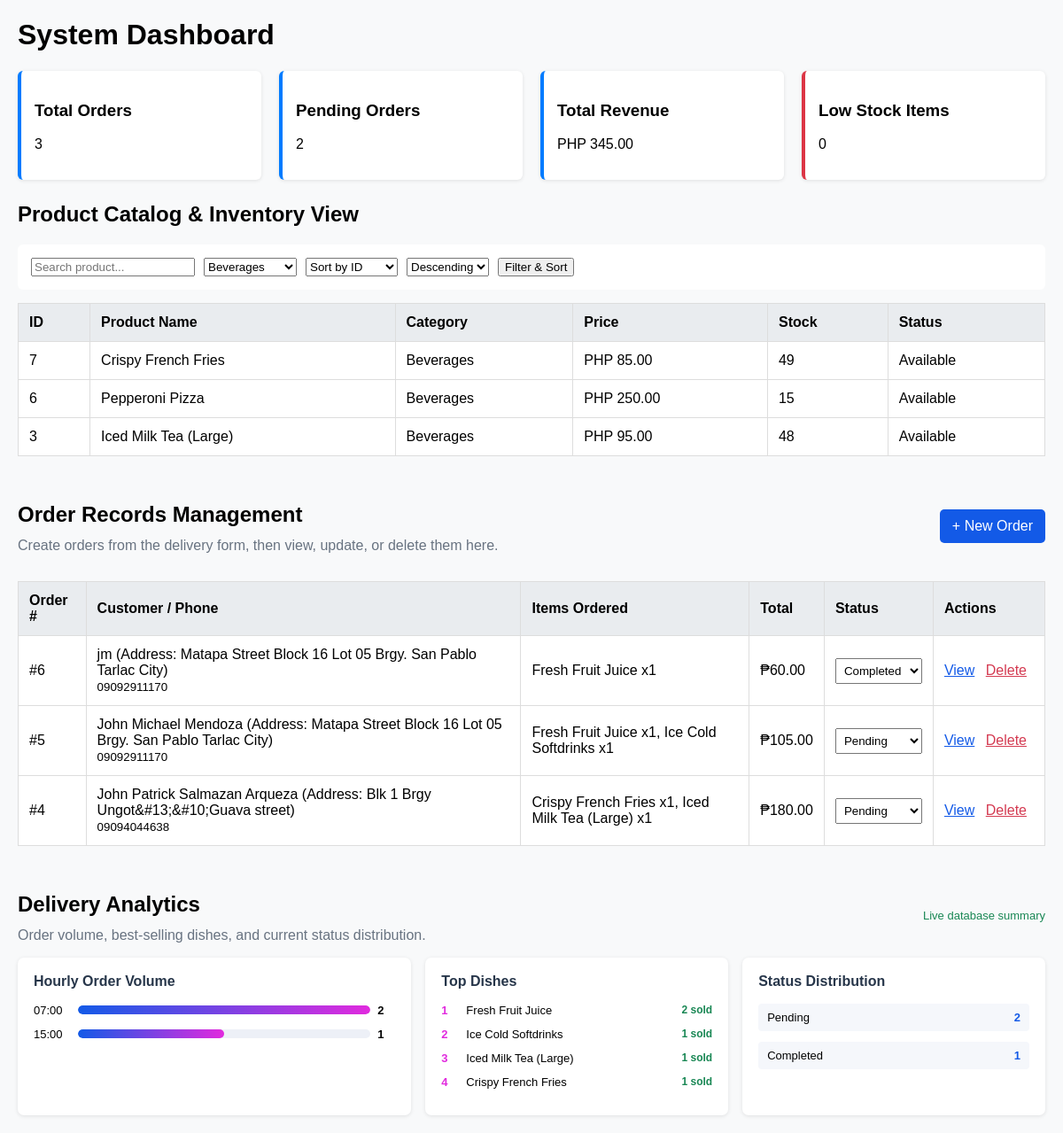
The app's page /dashboard.php?category_id=2 with its own data.
### tables this page shows
CREATE TABLE `products` (
  `product_id` int(11) NOT NULL,
  `category_id` int(11) NOT NULL,
  `product_name` varchar(150) NOT NULL,
  `price` decimal(10,2) NOT NULL,
  `stock_quantity` int(11) NOT NULL DEFAULT 0,
  `status` enum('Available','Out of Stock') DEFAULT 'Available',
  `created_at` timestamp NOT NULL DEFAULT current_timestamp()
);

CREATE TABLE `categories` (
  `category_id` int(11) NOT NULL,
  `category_name` varchar(100) NOT NULL,
  `description` text DEFAULT NULL,
  `created_at` timestamp NOT NULL DEFAULT current_timestamp()
);

CREATE TABLE `orders` (
  `order_id` int(11) NOT NULL,
  `customer_name` varchar(100) NOT NULL,
  `customer_email` varchar(100) DEFAULT NULL,
  `phone_number` varchar(20) NOT NULL,
  `order_type` enum('Dine-In','Takeout','Delivery') DEFAULT 'Dine-In',
  `payment_method` enum('Cash','GCash','Credit/Debit Card') DEFAULT 'Cash',
  `total_amount` decimal(10,2) NOT NULL DEFAULT 0.00,
  `order_status` enum('Pending','Processing','Completed','Cancelled') DEFAULT 'Pending',
  `order_date` timestamp NOT NULL DEFAULT current_timestamp()
);

### product.php (called while the page is built, shortened)
<?php
class Product extends AbstractItem {
    public static function fetchFiltered(PDO $db, string $search = '', int $categoryId = 0, string $sortBy = 'product_id', string $order = 'DESC', int $limit = 10): array {
        $sql = "SELECT p.*, c.category_name FROM products p JOIN categories c ON p.category_id = c.category_id WHERE 1=1";
        $params = [];
        if ($categoryId > 0) {
            $sql .= " AND p.category_id = :category_id";
            $params[':category_id'] = $categoryId;
        }
        $allowedSort = ['product_id', 'product_name', 'price', 'stock_quantity'];
        $sortBy = in_array($sortBy, $allowedSort) ? $sortBy : 'product_id';
        $order = strtoupper($order) === 'ASC' ? 'ASC' : 'DESC';
        $sql .= " ORDER BY {$sortBy} {$order} LIMIT " . (int)$limit;
        $stmt = $db->prepare($sql);
        $stmt->execute($params);
        return $stmt->fetchAll();
    }
}

### dashboard.php (the view, shortened to what this page needs)
<?php
require_once 'product.php';
$db = (new Database())->getConnection();
$totalOrders = $db->query("SELECT COUNT(*) FROM orders")->fetchColumn();
$pendingOrders = $db->query("SELECT COUNT(*) FROM orders WHERE order_status = 'Pending'")->fetchColumn();
$totalRevenue = $db->query("SELECT IFNULL(SUM(total_amount), 0) FROM orders WHERE order_status != 'Cancelled'")->fetchColumn();
$lowStock = $db->query("SELECT COUNT(*) FROM products WHERE stock_quantity < 5")->fetchColumn();
$search = $_GET['search'] ?? '';
$categoryId = (int)($_GET['category_id'] ?? 0);
$sortBy = $_GET['sort_by'] ?? 'product_id';
$order = $_GET['order'] ?? 'DESC';
$productList = Product::fetchFiltered($db, $search, $categoryId, $sortBy, $order, 10);
$categories = $db->query("SELECT * FROM categories")->fetchAll();
$orderList = $db->query("SELECT o.*, COALESCE(GROUP_CONCAT(CONCAT(p.product_name, ' x', oi.quantity) SEPARATOR ', '), 'No items') AS item_summary FROM orders o LEFT JOIN order_items oi ON o.order_id = oi.order_id LEFT JOIN products p ON oi.product_id = p.product_id GROUP BY o.order_id ORDER BY o.order_id DESC")->fetchAll();
$hourlyOrders = $db->query("SELECT HOUR(order_date) AS order_hour, COUNT(*) AS order_count FROM orders GROUP BY HOUR(order_date) ORDER BY order_hour")->fetchAll();
$topProducts = $db->query("SELECT p.product_name, SUM(oi.quantity) AS units_sold, SUM(oi.quantity * oi.unit_price) AS sales_total FROM order_items oi JOIN products p ON oi.product_id = p.product_id JOIN orders o ON oi.order_id = o.order_id WHERE o.order_status != 'Cancelled' GROUP BY p.product_id, p.product_name ORDER BY units_sold DESC LIMIT 5")->fetchAll();
$statusDistribution = $db->query("SELECT order_status, COUNT(*) AS status_count FROM orders GROUP BY order_status ORDER BY status_count DESC")->fetchAll();
?>
<!DOCTYPE html>
<html lang="en">
<head>
</head>
<body>
<h1>System Dashboard</h1>
<div class="metrics-grid">
    <div class="metric-card"><h3>Total Orders</h3><p><?= $totalOrders ?></p></div>
    <div class="metric-card"><h3>Pending Orders</h3><p><?= $pendingOrders ?></p></div>
    <div class="metric-card"><h3>Total Revenue</h3><p>PHP <?= number_format($totalRevenue, 2) ?></p></div>
    <div class="metric-card" style="border-left-color: #dc3545;"><h3>Low Stock Items</h3><p><?= $lowStock ?></p></div>
</div>
<h2>Product Catalog & Inventory View</h2>
<form class="filter-bar" method="GET" action="">
    <input type="text" name="search" placeholder="Search product..." value="<?= htmlspecialchars($search) ?>">
    <select name="category_id">
        <?php foreach ($categories as $cat): ?>
            <option value="<?= $cat['category_id'] ?>" <?= $categoryId == $cat['category_id'] ? 'selected' : '' ?>>
                <?= htmlspecialchars($cat['category_name']) ?>
            </option>
        <?php endforeach; ?>
    </select>
    <select name="sort_by">
        <option value="product_id" <?= $sortBy == 'product_id' ? 'selected' : '' ?>>Sort by ID</option>
    </select>
    <select name="order">
        <option value="DESC" <?= $order == 'DESC' ? 'selected' : '' ?>>Descending</option>
    </select>
    <button type="submit">Filter & Sort</button>
</form>
<table>
    <thead>
        <tr>
            <th>ID</th>
            <th>Product Name</th>
            <th>Category</th>
            <th>Price</th>
            <th>Stock</th>
            <th>Status</th>
        </tr>
    </thead>
    <tbody>
        <?php if (!empty($productList)): ?>
            <?php foreach ($productList as $p): ?>
                <tr>
                    <td><?= $p['product_id'] ?></td>
                    <td><?= htmlspecialchars($p['product_name']) ?></td>
                    <td><?= htmlspecialchars($p['category_name']) ?></td>
                    <td>PHP <?= number_format($p['price'], 2) ?></td>
                    <td><?= $p['stock_quantity'] ?></td>
                    <td><?= $p['stock_quantity'] > 0 ? 'Available' : 'Out of Stock' ?></td>
                </tr>
            <?php endforeach; ?>
        <?php else: ?>
            <tr><td colspan="6">No products found.</td></tr>
        <?php endif; ?>
    </tbody>
</table>
<section class="records-section">
    <div class="section-title-row">
        <div>
            <h2>Order Records Management</h2>
            <p>Create orders from the delivery form, then view, update, or delete them here.</p>
        </div>
        <a class="action-link" href="order_form.php">+ New Order</a>
    </div>
    <table>
        <thead>
            <tr>
                <th>Order #</th>
                <th>Customer / Phone</th>
                <th>Items Ordered</th>
                <th>Total</th>
                <th>Status</th>
                <th>Actions</th>
            </tr>
        </thead>
        <tbody>
            <?php if (!empty($orderList)): ?>
                <?php foreach ($orderList as $orderRow): ?>
                    <tr>
                        <td>#<?= (int)$orderRow['order_id'] ?></td>
                        <td><?= htmlspecialchars($orderRow['customer_name']) ?><br><small><?= htmlspecialchars($orderRow['phone_number']) ?></small></td>
                        <td><?= htmlspecialchars($orderRow['item_summary']) ?></td>
                        <td>₱<?= number_format($orderRow['total_amount'], 2) ?></td>
                        <td>
                            <form method="POST" class="inline-form">
                                <select name="order_status" onchange="this.form.submit()">
                                    <?php foreach (['Pending', 'Processing', 'Completed', 'Cancelled'] as $status): ?>
                                        <option value="<?= $status ?>" <?= $orderRow['order_status'] === $status ? 'selected' : '' ?>><?= $status ?></option>
                                    <?php endforeach; ?>
                                </select>
                            </form>
                        </td>
                        <td class="record-actions">
                            <a href="track_order.php?order_id=<?= (int)$orderRow['order_id'] ?>">View</a>
                            <form method="POST" class="inline-form" onsubmit="return confirm('Delete this order and restore its stock?');">
                                <button type="submit" class="delete-link">Delete</button>
                            </form>
                        </td>
                    </tr>
                <?php endforeach; ?>
            <?php else: ?>
                <tr><td colspan="6">No orders found. Create one from the delivery form.</td></tr>
            <?php endif; ?>
        </tbody>
    </table>
</section>
<section class="analytics-section">
    <div class="section-title-row">
        <div>
            <h2>Delivery Analytics</h2>
            <p>Order volume, best-selling dishes, and current status distribution.</p>
        </div>
        <span class="analytics-updated">Live database summary</span>
    </div>
    <div class="analytics-grid">
        <div class="analytics-card">
            <h3>Hourly Order Volume</h3>
            <?php if ($hourlyOrders): ?>
                <?php $maxHourlyOrders = max(array_column($hourlyOrders, 'order_count')); ?>
                <?php foreach ($hourlyOrders as $hour): ?>
                    <div class="bar-row"><span><?= sprintf('%02d:00', $hour['order_hour']) ?></span><div class="bar-track"><i style="width: <?= ($hour['order_count'] / $maxHourlyOrders) * 100 ?>%"></i></div><b><?= $hour['order_count'] ?></b></div>
                <?php endforeach; ?>
            <?php else: ?><p>No order activity yet.</p><?php endif; ?>
        </div>
        <div class="analytics-card">
            <h3>Top Dishes</h3>
            <?php if ($topProducts): ?>
                <?php foreach ($topProducts as $index => $product): ?>
                    <div class="ranking-row"><b><?= $index + 1 ?></b><span><?= htmlspecialchars($product['product_name']) ?></span><strong><?= (int)$product['units_sold'] ?> sold</strong></div>
                <?php endforeach; ?>
            <?php else: ?><p>No sales data yet.</p><?php endif; ?>
        </div>
        <div class="analytics-card">
            <h3>Status Distribution</h3>
            <?php if ($statusDistribution): ?>
                <?php foreach ($statusDistribution as $status): ?>
                    <div class="status-row"><span><?= htmlspecialchars($status['order_status']) ?></span><strong><?= (int)$status['status_count'] ?></strong></div>
                <?php endforeach; ?>
            <?php else: ?><p>No status data yet.</p><?php endif; ?>
        </div>
    </div>
</section>
</body>
</html>

### dashboard.php (style rules this page uses)
body { font-family: Arial, sans-serif; margin: 20px; background-color: #f8f9fa; }
.metrics-grid { display: flex; gap: 20px; margin-bottom: 25px; }
.metric-card { flex: 1; background: #fff; padding: 15px; border-radius: 6px; box-shadow: 0 1px 4px rgba(0,0,0,0.1); border-left: 4px solid #007bff; }
table { width: 100%; border-collapse: collapse; background: #fff; margin-top: 15px; }
th, td { padding: 12px; border: 1px solid #ddd; text-align: left; }
th { background-color: #e9ecef; }
.filter-bar { display: flex; gap: 10px; background: #fff; padding: 15px; border-radius: 6px; }
.records-section { margin-top: 32px; }
.section-title-row { display: flex; justify-content: space-between; align-items: center; gap: 20px; }
.section-title-row p { color: #687381; margin-top: -8px; }
.action-link { background: #135ae7; color: #fff; padding: 10px 14px; border-radius: 5px; text-decoration: none; white-space: nowrap; }
.inline-form { display: inline; }
.inline-form select { padding: 5px; }
.record-actions { white-space: nowrap; }
.record-actions a, .delete-link { margin-right: 8px; color: #135ae7; background: none; border: 0; padding: 0; text-decoration: underline; cursor: pointer; font: inherit; }
.record-actions .delete-link { color: #d43b52; }
.analytics-section { margin-top: 32px; }
.analytics-updated { color: #198754; font-size: 13px; }
.analytics-grid { display: grid; grid-template-columns: 1.3fr 1fr 1fr; gap: 16px; }
.analytics-card { background: #fff; padding: 18px; border-radius: 7px; box-shadow: 0 1px 4px rgba(0,0,0,.1); }
.analytics-card h3 { margin-top: 0; color: #27364a; font-size: 16px; }
.bar-row, .ranking-row, .status-row { display: grid; align-items: center; gap: 8px; margin: 12px 0; font-size: 13px; }
.bar-row { grid-template-columns: 42px 1fr 20px; }
.bar-track { height: 10px; overflow: hidden; border-radius: 5px; background: #edf0f7; }
.bar-track i { display: block; height: 100%; border-radius: inherit; background: linear-gradient(90deg, #135ae7, #e12ade); }
.ranking-row { grid-template-columns: 20px 1fr auto; }
.ranking-row b { color: #e12ade; }
.ranking-row strong { color: #198754; font-size: 12px; }
.status-row { grid-template-columns: 1fr auto; padding: 8px 10px; border-radius: 4px; background: #f5f7fb; }
.status-row strong { color: #135ae7; }

### records on screen
products: product_id "7", product_name "Crispy French Fries", category.category_name "Beverages", price "85.00", stock_quantity "49", shows "Available"
products: product_id "6", product_name "Pepperoni Pizza", category.category_name "Beverages", price "250.00", stock_quantity "15", shows "Available"
products: product_id "3", product_name "Iced Milk Tea (Large)", category.category_name "Beverages", price "95.00", stock_quantity "48", shows "Available"
orders: order_id "6", customer_name "jm (Address: Matapa Street Block 16 Lot 05 Brgy. San Pablo Tarlac City)", phone_number "09092911170", item_summary "Fresh Fruit Juice x1", total_amount "60.00", order_status "Completed"
orders: order_id "5", customer_name "John Michael Mendoza (Address: Matapa Street Block 16 Lot 05 Brgy. San Pablo Tarlac City)", phone_number "09092911170", item_summary "Fresh Fruit Juice x1, Ice Cold Softdrinks x1", total_amount "105.00", order_status "Pending"
orders: order_id "4", customer_name "John Patrick Salmazan Arqueza (Address: Blk 1 Brgy Ungot&#13;&#10;Guava street)", phone_number "09094044638", item_summary "Crispy French Fries x1, Iced Milk Tea (Large) x1", total_amount "180.00", order_status "Pending"

### other values on screen
$totalOrders "3"
$pendingOrders "2"
$totalRevenue "345.00"
$lowStock "0"
$hour['order_hour'] "07"
$hour['order_count'] "2"
$hour['order_hour'] "15"
$hour['order_count'] "1"
$product['product_name'] "Fresh Fruit Juice"
$product['units_sold'] "2"
$product['product_name'] "Ice Cold Softdrinks"
$product['units_sold'] "1"
$product['product_name'] "Iced Milk Tea (Large)"
$product['product_name'] "Crispy French Fries"
$status['order_status'] "Pending"
